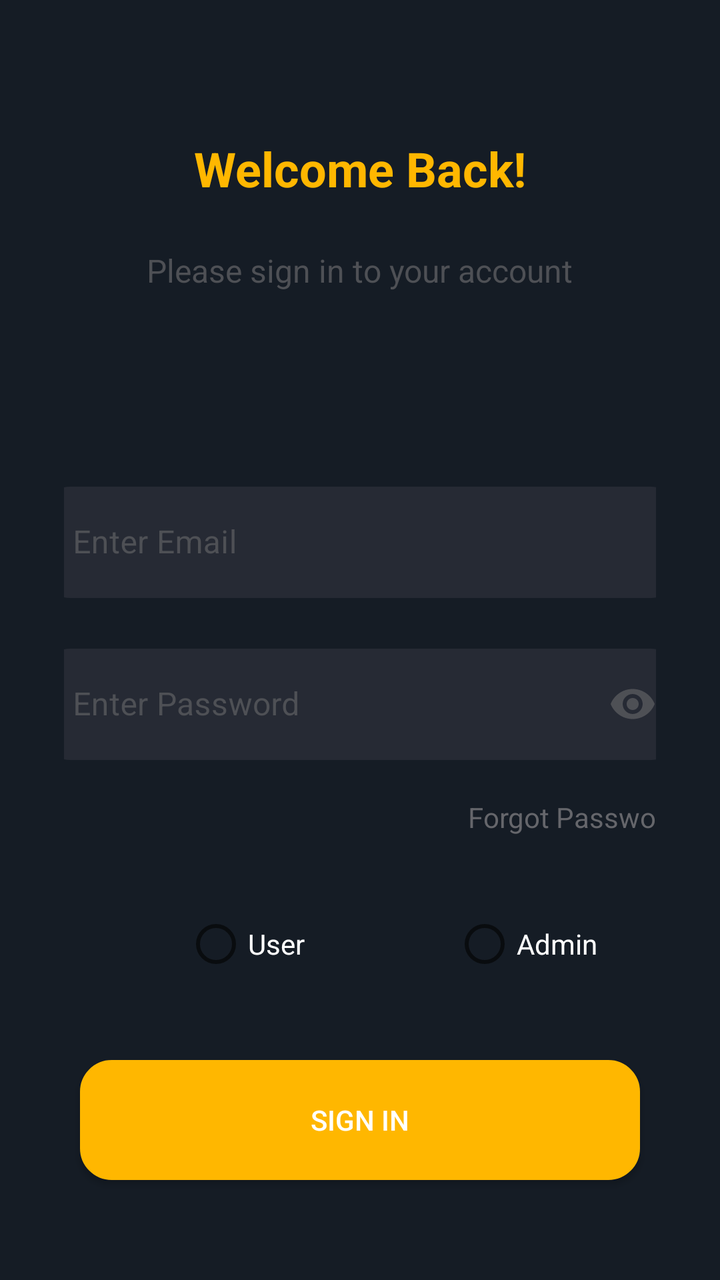
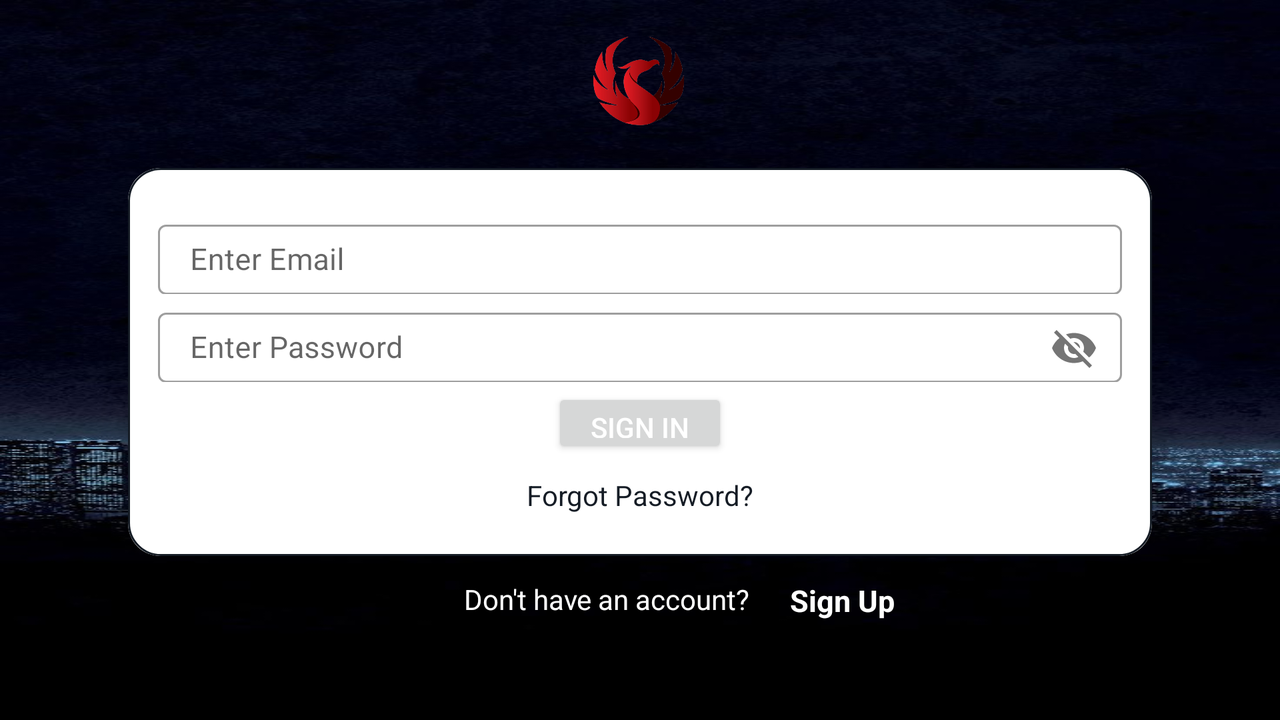

First picture: res/layout/ on a phone held upright. Second picture: the repository's own variant of that layout, on a device whose configuration matches the variant's folder. Source for both follows.
<!-- AndroidManifest.xml: application theme Theme.MovieApplication -->
<!-- res/layout/login_activity.xml -->
<?xml version="1.0" encoding="utf-8"?>
<androidx.constraintlayout.widget.ConstraintLayout xmlns:android="http://schemas.android.com/apk/res/android"
    xmlns:app="http://schemas.android.com/apk/res-auto"
    xmlns:tools="http://schemas.android.com/tools"
    android:layout_width="match_parent"
    android:layout_height="match_parent"
    android:background="@color/colorPrimary"
    android:paddingLeft="32dp"
    android:paddingRight="32dp"
    tools:context=".ui.LoginActivity">

    <RadioButton
        android:id="@+id/radioButtonAdmin"
        android:layout_width="wrap_content"
        android:layout_height="wrap_content"
        android:layout_marginStart="74dp"
        android:layout_marginTop="24dp"
        android:layout_marginEnd="83dp"
        android:text="Admin"
        android:textColor="@color/white"
        app:layout_constraintEnd_toEndOf="parent"
        app:layout_constraintHorizontal_bias="0.0"
        app:layout_constraintStart_toEndOf="@+id/radioButtonUser"
        app:layout_constraintTop_toBottomOf="@+id/textView" />

    <TextView
        android:id="@+id/textView3"
        android:layout_width="wrap_content"
        android:layout_height="wrap_content"
        android:layout_marginStart="16dp"
        android:layout_marginTop="80dp"
        android:layout_weight="1"
        android:onClick="onClickRegister"
        android:text="@string/signup"
        android:textAppearance="@style/TextAppearance.AppCompat.Large"
        android:textColor="#FFB700"
        android:textSize="16sp"
        app:layout_constraintStart_toEndOf="@+id/textView2"
        app:layout_constraintTop_toBottomOf="@+id/btnLogin" />

    <TextView
        android:id="@+id/textView2"
        android:layout_width="wrap_content"
        android:layout_height="wrap_content"
        android:layout_marginStart="54dp"
        android:layout_marginTop="80dp"
        android:layout_weight="1"
        android:text="@string/donthave_account"
        android:textColor="@color/white"
        android:textSize="16sp"
        app:layout_constraintStart_toStartOf="parent"
        app:layout_constraintTop_toBottomOf="@+id/btnLogin" />

    <Button
        android:id="@+id/btnLogin"
        android:layout_width="280dp"
        android:layout_height="60dp"
        android:layout_marginTop="34dp"
        android:background="@drawable/button_login_layout"
        android:backgroundTint="#FFB700"
        android:onClick="login"
        android:text="@string/login"
        android:textColor="@color/white"
        app:layout_constraintEnd_toEndOf="parent"
        app:layout_constraintStart_toStartOf="parent"
        app:layout_constraintTop_toBottomOf="@+id/radioButtonUser" />

    <TextView
        android:id="@+id/textView5"
        android:layout_width="wrap_content"
        android:layout_height="wrap_content"
        android:layout_marginTop="68dp"
        android:text="Welcome Back!"
        android:textColor="#FFB700"
        android:textSize="24sp"
        android:textStyle="bold"
        app:layout_constraintEnd_toEndOf="parent"
        app:layout_constraintStart_toStartOf="parent"
        app:layout_constraintTop_toTopOf="parent" />

    <com.google.android.material.textfield.TextInputLayout
        android:id="@+id/textInputLayout7"
        style="@style/Widget.MaterialComponents.TextInputLayout.OutlinedBox"
        android:layout_width="320dp"
        android:layout_height="66dp"
        android:layout_marginTop="16dp"
        android:textColorHint="#4E5055"
        app:boxStrokeColor="@color/yellow_primary"
        app:endIconTint="@color/yellow_primary"
        app:hintTextColor="@color/yellow_primary"
        app:layout_constraintEnd_toEndOf="parent"
        app:layout_constraintStart_toStartOf="parent"
        app:layout_constraintTop_toBottomOf="@+id/textInputLayout6"
        app:passwordToggleEnabled="true"
        app:passwordToggleTint="#4E5055"
        app:startIconTint="@color/yellow_primary">

        <com.google.android.material.textfield.TextInputEditText
            android:id="@+id/etPassword"
            android:layout_width="match_parent"
            android:layout_height="wrap_content"
            android:background="@drawable/edittext_border"
            android:hint="@string/enter_password"
            android:inputType="textPassword"
            android:textColor="#FFFFFF"
            android:textCursorDrawable="@drawable/color_cursor" />
    </com.google.android.material.textfield.TextInputLayout>

    <TextView
        android:id="@+id/textView"
        android:layout_width="wrap_content"
        android:layout_height="wrap_content"
        android:layout_marginStart="196dp"
        android:layout_marginTop="8dp"
        android:padding="6dp"
        android:text="@string/reset_password"
        android:textColor="#65666B"
        android:textSize="14sp"
        app:layout_constraintStart_toStartOf="parent"
        app:layout_constraintTop_toBottomOf="@+id/textInputLayout7" />

    <com.google.android.material.textfield.TextInputLayout

        android:id="@+id/textInputLayout6"
        style="@style/Widget.MaterialComponents.TextInputLayout.OutlinedBox"
        android:layout_width="320dp"
        android:layout_height="65dp"
        android:layout_marginTop="92dp"
        android:textColorHint="#4E5055"
        app:boxBackgroundColor="@color/yellow_primary"
        app:boxStrokeColor="@color/yellow_primary"
        app:endIconTint="@color/yellow_primary"
        app:hintTextColor="@color/yellow_primary"
        app:layout_constraintEnd_toEndOf="parent"
        app:layout_constraintStart_toStartOf="parent"
        app:layout_constraintTop_toBottomOf="@+id/textView6"
        app:startIconTint="@color/yellow_primary">

        <com.google.android.material.textfield.TextInputEditText
            android:id="@+id/etEmail"
            android:layout_width="match_parent"
            android:layout_height="wrap_content"
            android:background="@drawable/edittext_border"
            android:hint="Enter Email"
            android:textColor="#FFFFFF"
            android:textCursorDrawable="@drawable/color_cursor"
            app:hintTextColor="#FFFFFF" />

    </com.google.android.material.textfield.TextInputLayout>

    <TextView
        android:id="@+id/textView6"
        android:layout_width="wrap_content"
        android:layout_height="wrap_content"
        android:layout_marginTop="24dp"
        android:text="Please sign in to your account"
        android:textColor="#4E5055"
        android:textSize="16sp"
        app:layout_constraintEnd_toEndOf="parent"
        app:layout_constraintStart_toStartOf="parent"
        app:layout_constraintTop_toBottomOf="@+id/textView5" />

    <RadioButton
        android:id="@+id/radioButtonUser"
        android:layout_width="wrap_content"
        android:layout_height="wrap_content"
        android:layout_marginStart="60dp"
        android:layout_marginTop="24dp"
        android:text="User"
        android:textColor="@color/white"
        app:layout_constraintStart_toStartOf="parent"
        app:layout_constraintTop_toBottomOf="@+id/textView" />
</androidx.constraintlayout.widget.ConstraintLayout>
<!-- resources referenced by this layout -->
<resources>
  <color name="colorPrimary">#151C25</color>
  <color name="white">#FFFFFFFF</color>
  <color name="yellow_primary">#FFD700</color>
  <!-- drawable button_login_layout (drawable) -->
  <?xml version="1.0" encoding="utf-8"?>
  <shape xmlns:android="http://schemas.android.com/apk/res/android">
      android:shape="rectangle">
  
  
  
      <solid android:color="#5468FF" />
      <corners android:radius="15dp" />
      <stroke android:width="5px" android:color="#000000" />
  </shape>
  <!-- drawable edittext_border (drawable) -->
  <?xml version="1.0" encoding="utf-8"?>
  <shape xmlns:android="http://schemas.android.com/apk/res/android">
      android:shape="rectangle"
      android:padding="10dp">
  
      <solid android:color="#262A34" />
      <corners
          android:bottomRightRadius="15dp"
          android:bottomLeftRadius="15dp"
          android:topLeftRadius="15dp"
          android:topRightRadius="15dp" />
  </shape>
  <string name="donthave_account">Don\'t have an account?</string>
  <string name="enter_password">Enter Password</string>
  <string name="login">Sign In</string>
  <string name="reset_password">Forgot Password?</string>
  <string name="signup">Sign Up</string>
  <style name="Theme.MovieApplication" parent="Theme.MaterialComponents.DayNight.NoActionBar">
          
          <item name="colorOnPrimary">@color/colorPrimary</item>
          <item name="colorOnSecondary">@color/colorPrimary</item>
          <item name="colorAccent">@color/colorAccent</item>
          
          <item name="android:statusBarColor" tools:targetApi="l">?attr/colorPrimaryVariant</item>
          
      </style>
  <color name="colorAccent">#F1B814</color>
</resources>
<!-- res/layout-land/login_activity.xml (the author's variant of the layout above) -->
<!-- drawn on the phone turned sideways -->
<?xml version="1.0" encoding="utf-8"?>
<androidx.constraintlayout.widget.ConstraintLayout xmlns:android="http://schemas.android.com/apk/res/android"
    xmlns:app="http://schemas.android.com/apk/res-auto"
    xmlns:tools="http://schemas.android.com/tools"
    android:layout_width="match_parent"
    android:layout_height="match_parent"
    android:background="@drawable/sky"
    android:paddingLeft="32dp"
    android:paddingRight="32dp"
    tools:context=".ui.LoginActivity">

    <ImageView
        android:id="@+id/imageView"
        android:layout_width="72dp"
        android:layout_height="48dp"
        android:layout_marginTop="16dp"
        android:background="@null"
        app:layout_constraintEnd_toEndOf="parent"
        app:layout_constraintHorizontal_bias="0.499"
        app:layout_constraintStart_toStartOf="parent"
        app:layout_constraintTop_toTopOf="parent"
        app:srcCompat="@drawable/p2" />

    <androidx.cardview.widget.CardView
        android:id="@+id/cardView"
        android:layout_width="match_parent"
        android:layout_height="wrap_content"
        android:layout_marginTop="20dp"
        android:layout_marginLeft="32dp"
        android:layout_marginRight="32dp"
        app:cardCornerRadius="16dp"
        app:cardElevation="8dp"
        app:layout_constraintEnd_toEndOf="parent"
        app:layout_constraintStart_toStartOf="parent"
        app:layout_constraintTop_toBottomOf="@+id/imageView">

        <LinearLayout
            android:layout_width="match_parent"
            android:layout_height="match_parent"
            android:background="@drawable/card_border"
            android:gravity="center"
            android:orientation="vertical"
            android:padding="15dp"
            >

            <com.google.android.material.textfield.TextInputLayout

                style="@style/Widget.MaterialComponents.TextInputLayout.OutlinedBox"
                android:layout_width="match_parent"
                android:layout_height="40dp"
                android:layout_marginTop="8dp">

                <com.google.android.material.textfield.TextInputEditText
                    android:id="@+id/etEmail"
                    android:layout_width="match_parent"
                    android:layout_height="35dp"
                    android:hint="@string/enter_email"
                    android:textSize="15dp" />

            </com.google.android.material.textfield.TextInputLayout>

            <com.google.android.material.textfield.TextInputLayout
                style="@style/Widget.MaterialComponents.TextInputLayout.OutlinedBox"
                android:layout_width="match_parent"
                android:layout_height="40dp"
                android:layout_marginTop="4dp"
                app:passwordToggleEnabled="true">

                <com.google.android.material.textfield.TextInputEditText
                    android:id="@+id/etPassword"
                    android:layout_width="match_parent"
                    android:layout_height="35dp"
                    android:hint="@string/enter_password"
                    android:textSize="15dp" />
            </com.google.android.material.textfield.TextInputLayout>

            <Button
                android:id="@+id/btnLogin"
                android:layout_width="wrap_content"
                android:layout_height="35dp"
                android:layout_marginTop="3dp"
                android:text="@string/login"
                android:textColor="@color/white" />

            <TextView
                android:id="@+id/textView"
                android:layout_width="wrap_content"
                android:layout_height="wrap_content"
                android:layout_marginTop="3dp"
                android:padding="6dp"
                android:text="@string/reset_password"
                android:textColor="@color/colorPrimary" />

        </LinearLayout>
    </androidx.cardview.widget.CardView>

    <LinearLayout
        android:id="@+id/linearLayout"
        android:layout_width="wrap_content"
        android:layout_height="wrap_content"
        android:layout_marginStart="8dp"
        android:layout_marginEnd="8dp"
        android:layout_marginBottom="32dp"
        android:orientation="horizontal"
        app:layout_constraintBottom_toBottomOf="parent"
        app:layout_constraintEnd_toEndOf="parent"
        app:layout_constraintStart_toStartOf="parent">

    </LinearLayout>

    <TextView
        android:id="@+id/textView3"
        android:layout_width="wrap_content"
        android:layout_height="wrap_content"
        android:layout_marginStart="20dp"
        android:layout_marginTop="12dp"
        android:layout_marginEnd="169dp"
        android:layout_weight="1"
        android:onClick="onClickRegister"
        android:text="@string/signup"
        android:textAppearance="@style/TextAppearance.AppCompat.Large"
        android:textColor="@color/white"
        android:textSize="15dp"
        android:textStyle="bold"
        app:layout_constraintEnd_toEndOf="parent"
        app:layout_constraintHorizontal_bias="0.0"
        app:layout_constraintStart_toEndOf="@+id/textView2"
        app:layout_constraintTop_toBottomOf="@+id/cardView" />

    <TextView
        android:id="@+id/textView2"
        android:layout_width="wrap_content"
        android:layout_height="wrap_content"
        android:layout_marginStart="200dp"
        android:layout_marginTop="12dp"
        android:layout_weight="1"
        android:text="@string/donthave_account"
        android:textColor="@color/white"
        app:layout_constraintStart_toStartOf="parent"
        app:layout_constraintTop_toBottomOf="@+id/cardView" />
</androidx.constraintlayout.widget.ConstraintLayout>
<!-- resources referenced by the variant -->
<!-- as the phone turned sideways resolves them -->
<resources>
  <color name="colorPrimary">#151C25</color>
  <color name="white">#FFFFFFFF</color>
  <!-- drawable card_border (drawable) -->
  <?xml version="1.0" encoding="utf-8"?>
  <shape xmlns:android="http://schemas.android.com/apk/res/android"
      android:shape="rectangle">
      <stroke
          android:width="1dp"
          android:color="@color/colorPrimary" />
      <corners android:radius="16dp" />
  </shape>
  <!-- drawable p2: png bitmap (drawable, 89675 bytes) -->
  <!-- drawable sky: png bitmap (drawable, 91831 bytes) -->
  <string name="donthave_account">Don\'t have an account?</string>
  <string name="enter_email">Enter Email</string>
  <string name="enter_password">Enter Password</string>
  <string name="login">Sign In</string>
  <string name="reset_password">Forgot Password?</string>
  <string name="signup">Sign Up</string>
  <style name="Theme.MovieApplication" parent="Theme.MaterialComponents.DayNight.NoActionBar">
          
          <item name="colorOnPrimary">@color/colorPrimary</item>
          <item name="colorOnSecondary">@color/colorPrimary</item>
          <item name="colorAccent">@color/colorAccent</item>
          
          <item name="android:statusBarColor" tools:targetApi="l">?attr/colorPrimaryVariant</item>
          
      </style>
  <color name="colorAccent">#F1B814</color>
</resources>
